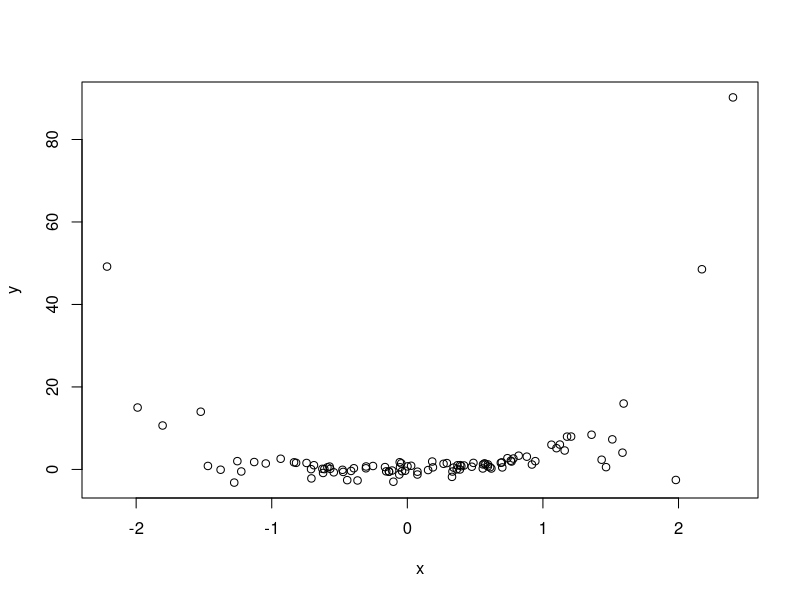

Generate this figure with R:
#MULTICOLINEARITY 

#The true data relationship
set.seed(1)
x = rnorm(100)
y = x + x^2 + x^3 + x^4 + rnorm(100)*x^5 + rnorm(100)
plot(x,y)

#Variables with different colinearity level (ex. 0.5 =medium , 0.99 = strong) with the variable x
x1 = 0.5 * x
x2 = 0.7 * x
x3 = 0.8 * x  
x4 = 0.85 * x
x5 = 0.9 * x
x6 = 0.95 * x
x7 = 0.99 * x

#Organizing all data in a "table"
data_frame = data.frame(y=y, x=x, x1=x1, x2=x2, x3=x3, x4=x4, x5=x5, x6=x6, x7=x7)

#Visualizing  Original function beta1 and its SE and Pvalue
original_model = glm(y ~ x, data=data_frame)
summary(original_model)

#creating vectors to store beta1 and its SE and Pvalue per model

model_7 = glm(y ~ x + x7, data=data_frame)
summary(model_7)

o_beta1 = summary(original_model)$coefficients[2,1]
o_SE = summary(original_model)$coefficients[2,2]
o_Pvalue = summary(original_model)$coefficients[2,4]


# model_1 = glm(y ~ x + 1, data=data_frame)
# model_1$coefficients